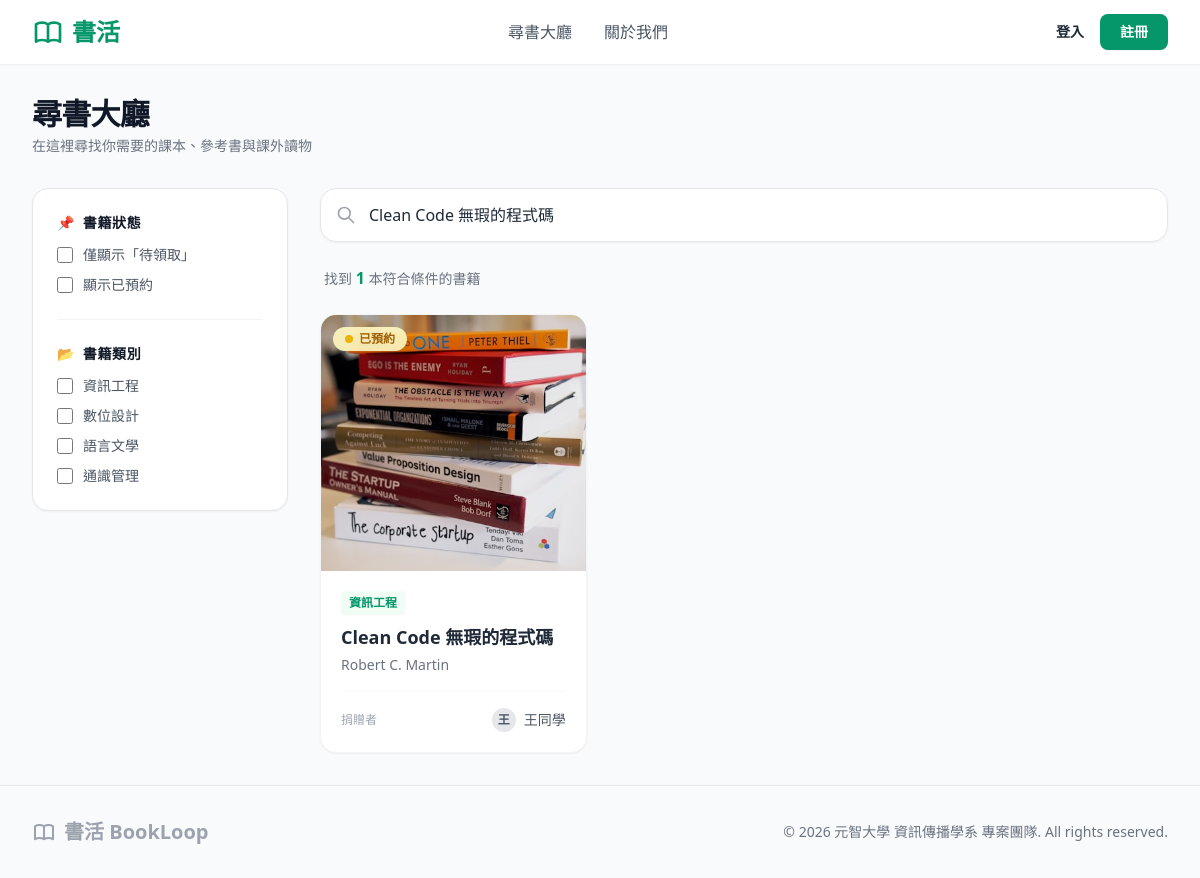
/search.php?keyword=Clean Code 無瑕的程式碼, run on the app's committed database.
### tables this page shows
CREATE TABLE `Category` (
    `ccategory_id` INT AUTO_INCREMENT NOT NULL,
    `ccategory_name` VARCHAR(50) NOT NULL COMMENT '分類名稱（如：資工、設計、文學）',
    PRIMARY KEY (`ccategory_id`)
);

CREATE TABLE `Book` (
    `bbook_id` INT AUTO_INCREMENT NOT NULL,
    `bisbn` VARCHAR(20) DEFAULT NULL COMMENT '國際標準書號',
    `btitle` VARCHAR(100) NOT NULL COMMENT '書名',
    `bauthor` VARCHAR(100) DEFAULT NULL COMMENT '作者',
	`bimage_url` VARCHAR(255) DEFAULT 'assets/images/default.png' COMMENT '封面圖片路徑',
    `bstatus` VARCHAR(50) DEFAULT 'available' COMMENT '狀態 (available, reserved, donated)',
    `bdonor_id` INT NOT NULL COMMENT '捐贈者用戶 ID',
    `bcategory_id` INT NOT NULL COMMENT '書籍分類 ID',
    `bcreated_at` TIMESTAMP DEFAULT CURRENT_TIMESTAMP COMMENT '發佈時間',
    PRIMARY KEY (`bbook_id`),
    FOREIGN KEY (`bdonor_id`) REFERENCES `User` (`user_id`) ON DELETE CASCADE,
    FOREIGN KEY (`bcategory_id`) REFERENCES `Category` (`ccategory_id`) ON DELETE CASCADE
);

CREATE TABLE `User` (
  `user_id` int(11) NOT NULL AUTO_INCREMENT COMMENT '用戶唯一識別碼',
  `ustudent_id` varchar(50) NOT NULL COMMENT '學號',
  `uname` varchar(50) NOT NULL COMMENT '姓名/暱稱',
  `uemail` varchar(100) NOT NULL COMMENT '學校信箱',
  `upassword` varchar(255) NOT NULL COMMENT 'BCRYPT加密密碼',
  `ulocation` varchar(100) NOT NULL COMMENT '常駐面交地點',
  `urole` varchar(20) NOT NULL DEFAULT 'user' COMMENT '系統權限: admin / user',
  `status` varchar(20) NOT NULL DEFAULT 'active' COMMENT '帳號狀態: active / banned',
  PRIMARY KEY (`user_id`),
  UNIQUE KEY `uemail_unique` (`uemail`),
  UNIQUE KEY `ustudent_id_unique` (`ustudent_id`)
);

### search.php (the view, shortened to what this page needs)
<?php
require_once 'config/database.php';
if (empty($_GET)) {
    $statuses = ['available'];
    $selected_categories = [];
    $keyword = '';
} else {
    $statuses = $_GET['status'] ?? [];
    $selected_categories = $_GET['category'] ?? [];
    $keyword = trim($_GET['keyword'] ?? '');
}
$where_clauses = [];
$params = [];
if ($keyword !== '') {
    $where_clauses[] = "(b.btitle LIKE ? OR b.bauthor LIKE ? OR b.bisbn LIKE ?)";
    $params[] = "%$keyword%";
    $params[] = "%$keyword%";
    $params[] = "%$keyword%";
}
try {
    $query = "SELECT b.*, c.ccategory_name, u.uname AS donor_name
              FROM Book b
              LEFT JOIN Category c ON b.bcategory_id = c.ccategory_id
              LEFT JOIN User u ON b.bdonor_id = u.user_id";
    if (!empty($where_clauses)) {
        $query .= " WHERE " . implode(" AND ", $where_clauses);
    }
    $cat_stmt = $conn->query("SELECT * FROM Category ORDER BY ccategory_id ASC");
    $all_categories = $cat_stmt->fetchAll(PDO::FETCH_ASSOC);
    $query .= " ORDER BY b.bbook_id DESC";
    $stmt = $conn->prepare($query);
    $stmt->execute($params);
    $real_search_results = $stmt->fetchAll(PDO::FETCH_ASSOC);
} catch (PDOException $e) {
    die("尋書大廳數據撈取失敗：" . $e->getMessage());
}
?>
<!DOCTYPE html>
<html lang="zh-TW">
<?php include 'components/head.php'; ?>
<body class="bg-gray-50 text-gray-800 flex flex-col min-h-screen font-sans">
    <?php include 'components/header.php'; ?>
    <main class="flex-grow max-w-7xl w-full mx-auto px-4 sm:px-6 lg:px-8 py-8">
        <div class="mb-8">
            <h1 class="text-3xl font-black text-gray-900 tracking-tight">尋書大廳</h1>
            <p class="text-gray-500 text-sm mt-1">在這裡尋找你需要的課本、參考書與課外讀物</p>
        </div>
        <form action="search.php" method="GET" class="flex flex-col md:flex-row gap-8">
            <aside class="w-full md:w-64 flex-shrink-0 space-y-6">
                <div class="bg-white p-6 rounded-2xl border border-gray-150 shadow-sm space-y-6">
                    <div>
                        <h3 class="text-sm font-bold text-gray-900 uppercase tracking-wider mb-3 flex items-center gap-2"><span>📌</span> 書籍狀態</h3>
                        <div class="space-y-2.5">
                            <label class="flex items-center text-sm text-gray-600 font-medium cursor-pointer group"><input type="checkbox" name="status[]" value="available" onchange="this.form.submit()" <?php echo in_array('available', $statuses) ? 'checked' : ''; ?> class="w-4 h-4 rounded text-brand focus:ring-brand border-gray-300 mr-2.5 accent-brand"><span class="group-hover:text-gray-900 transition">僅顯示「待領取」</span></label>
                            <label class="flex items-center text-sm text-gray-600 font-medium cursor-pointer group"><input type="checkbox" name="status[]" value="reserved" onchange="this.form.submit()" <?php echo in_array('reserved', $statuses) ? 'checked' : ''; ?> class="w-4 h-4 rounded text-brand focus:ring-brand border-gray-300 mr-2.5 accent-brand"><span class="group-hover:text-gray-900 transition">顯示已預約</span></label>
                        </div>
                    </div>
                    <hr class="border-gray-100">
                    <div>
                        <h3 class="text-sm font-bold text-gray-900 uppercase tracking-wider mb-3 flex items-center gap-2"><span>📂</span> 書籍類別</h3>
                        <div class="space-y-2.5">
                            <?php foreach ($all_categories as $cat): ?>
                                <label class="flex items-center text-sm text-gray-600 font-medium cursor-pointer group">
                                    <input type="checkbox" name="category[]"
                                        value="<?php echo $cat['ccategory_id']; ?>"
                                        onchange="this.form.submit()"
                                        <?php echo in_array($cat['ccategory_id'], $selected_categories) ? 'checked' : ''; ?>
                                        class="w-4 h-4 rounded text-brand focus:ring-brand border-gray-300 mr-2.5 accent-brand">
                                    <span class="group-hover:text-gray-900 transition">
                                        <?php echo htmlspecialchars($cat['ccategory_name']); ?>
                                    </span>
                                </label>
                            <?php endforeach; ?>
                        </div>
                    </div>
                </div>
            </aside>
            <section class="flex-grow space-y-6">
                <div class="relative w-full shadow-sm rounded-2xl">
                    <div class="absolute inset-y-0 left-0 pl-4 flex items-center pointer-events-none text-gray-400">
                    </div>
                    <input type="text" id="search-input" name="keyword" value="<?php echo htmlspecialchars($keyword); ?>" placeholder="搜尋書名、作者、ISBN... (輸入後按 Enter 搜尋)" class="w-full pl-12 pr-4 py-3.5 bg-white border border-gray-200 rounded-2xl focus:outline-none focus:border-brand focus:ring-2 focus:ring-green-100 font-medium transition placeholder-gray-400">
                </div>
                <div class="text-sm text-gray-500 font-medium px-1">
                    找到 <span id="result-count" class="text-brand font-bold text-base"><?php echo count($real_search_results); ?></span> 本符合條件的書籍
                </div>
                <div id="book-grid" class="grid grid-cols-1 sm:grid-cols-2 lg:grid-cols-3 gap-6">
                    <?php
                    if (count($real_search_results) > 0) {
                        foreach ($real_search_results as $book) {
                            include 'components/book_card.php';
                        }
                    } else {
                        echo '<div class="col-span-3 text-center py-16 bg-white rounded-2xl border border-gray-150 shadow-sm flex flex-col items-center justify-center">
                                <span class="text-4xl mb-3">📭</span>
                                <p class="text-gray-500 font-bold">找不到符合條件的書籍</p>
                                <p class="text-gray-400 text-sm mt-1">請嘗試清除部分篩選條件，或輸入其他關鍵字。</p>
                              </div>';
                    }
                    ?>
                </div>
            </section>
        </form>
    </main>
    <?php include 'components/footer.php'; ?>
</body>
</html>

### components/book_card.php (shortened to what this page needs)
<?php
$status_bg = 'bg-green-100 text-green-700';
$status_dot = 'bg-green-500';
$status_text = '待領取';
if ($book['bstatus'] === 'reserved') {
    $status_bg = 'bg-yellow-100 text-yellow-700';
    $status_dot = 'bg-yellow-500';
    $status_text = '已預約';
} elseif ($book['bstatus'] === 'donated') {
    $status_bg = 'bg-gray-100 text-gray-700';
    $status_dot = 'bg-gray-500';
    $status_text = '已捐出';
}
?>
<div class="bg-white rounded-2xl shadow-sm border border-gray-100 overflow-hidden hover:shadow-md transition-shadow duration-300 flex flex-col h-full">
    <a href="book_detail.php?id=<?php echo $book['bbook_id']; ?>" class="relative h-64 overflow-hidden bg-gray-50 block group">
        <div class="absolute top-3 left-3 px-3 py-1 rounded-full text-xs font-bold flex items-center gap-1.5 <?php echo $status_bg; ?> z-10 backdrop-blur-sm bg-opacity-90">
            <span class="w-2 h-2 rounded-full <?php echo $status_dot; ?>"></span>
            <?php echo $status_text; ?>
        </div>
        <img src="<?php echo htmlspecialchars($book['bimage_url']); ?>" alt="<?php echo htmlspecialchars($book['btitle']); ?>" class="w-full h-full object-cover group-hover:scale-105 transition-transform duration-500">
    </a>
    <div class="p-5 flex flex-col flex-grow">
        <div class="text-xs font-bold text-brand bg-green-50 inline-block px-2 py-1 rounded mb-2 w-max">
            <?php echo htmlspecialchars($book['ccategory_name']); ?>
        </div>
        <h3 class="text-lg font-bold text-gray-800 mb-1 line-clamp-1" title="<?php echo htmlspecialchars($book['btitle']); ?>">
            <a href="book_detail.php?id=<?php echo $book['bbook_id']; ?>" class="hover:text-brand transition">
                <?php echo htmlspecialchars($book['btitle']); ?>
            </a>
        </h3>
        <p class="text-sm text-gray-500 mb-4 line-clamp-1"><?php echo htmlspecialchars($book['bauthor']); ?></p>
        <div class="mt-auto pt-4 border-t border-gray-50 flex justify-between items-center">
            <span class="text-xs text-gray-400">捐贈者</span>
            <div class="flex items-center gap-2">
                <div class="w-6 h-6 rounded-full bg-gray-200 flex items-center justify-center text-xs text-gray-600 font-bold">
                    <?php echo mb_substr($book['donor_name'], 0, 1, 'UTF-8'); ?>
                </div>
                <span class="text-sm text-gray-600 font-medium"><?php echo htmlspecialchars($book['donor_name']); ?></span>
            </div>
        </div>
    </div>
</div>

### data on the page
category: ccategory_name "資訊工程"
category: ccategory_name "數位設計"
category: ccategory_name "語言文學"
category: ccategory_name "通識管理"
book: bstatus "已預約", bimage_url (picture), bcategory.ccategory_name "資訊工程", btitle "Clean Code 無瑕的程式碼", bauthor "Robert C. Martin", bdonor.uname "王", bdonor.uname "王同學"

### other printed values
count($real_search_results) "1"
